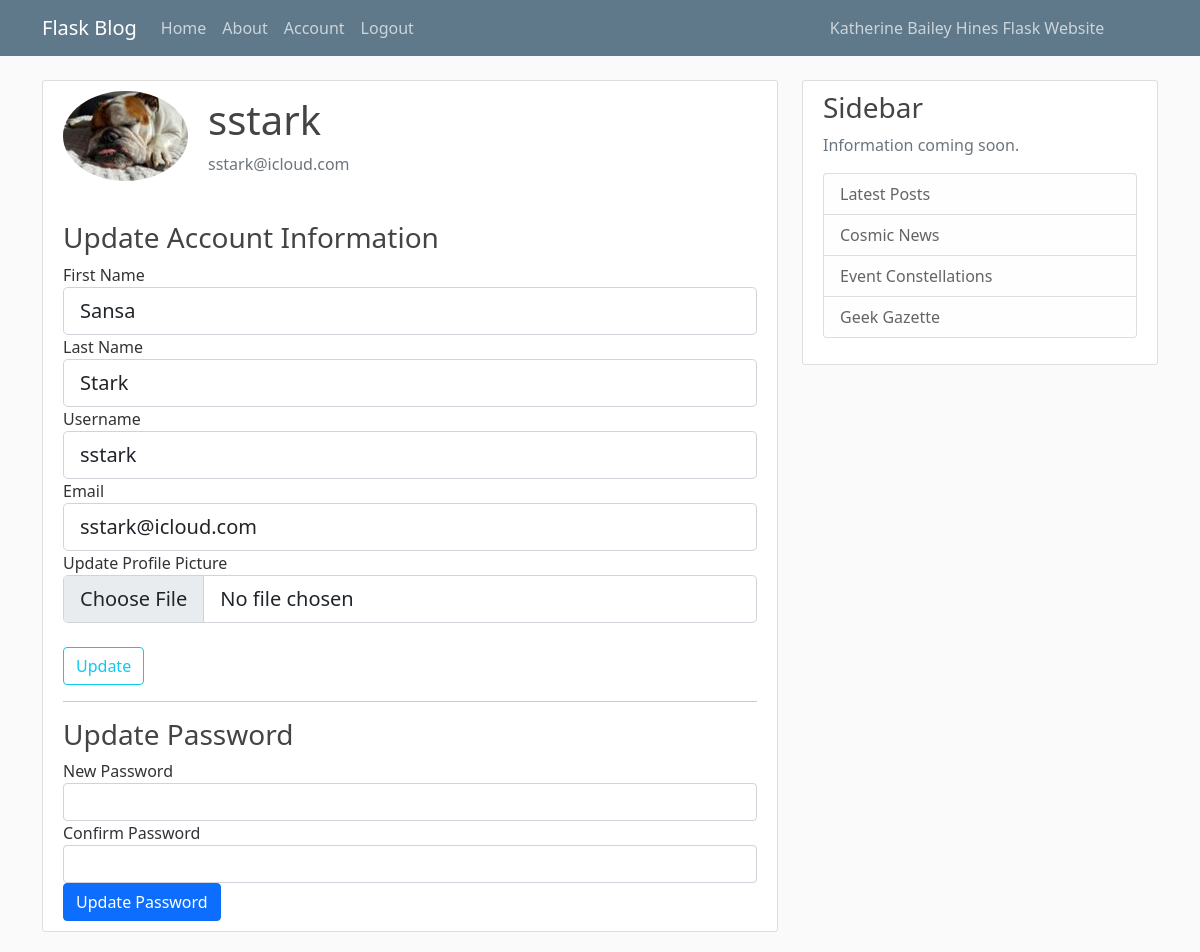
Page /account (signed in) on the committed database.
### app.py (models this page shows, shortened)
class User(db.Model):
    id = db.Column(db.Integer, primary_key=True)
    firstName = db.Column(db.String(40), unique=False, nullable=False)
    lastName = db.Column(db.String(40), unique=False, nullable=False)
    username = db.Column(db.String(15), unique=True, nullable=False)
    email = db.Column(db.String(100), unique=True, nullable=False)
    image_file = db.Column(db.String(20), nullable=False, default='default.jpg')
    password = db.Column(db.String(60), nullable=False)
    posts = db.relationship('Post', backref='author_posts', lazy=True)
    password = db.Column(db.String(60), nullable=False)

### app.py (the view)
@app.route('/account', methods=['GET', 'POST'])
@login_required
def account():
    form = UpdateAccountForm()
    update_password_form = UpdatePasswordForm()
    if form.validate_on_submit():
        current_user.firstName = form.firstName.data
        current_user.lastName = form.lastName.data
        current_user.username = form.username.data
        current_user.email = form.email.data
        db.session.commit()
        if form.picture.data:
            picture_file = save_picture(form.picture.data)
            current_user.image_file = picture_file
        db.session.commit()
        flash('Your account has been updated!', 'success')
        return redirect(url_for('home'))
    elif request.method == 'GET':
        form.firstName.data = current_user.firstName
        form.lastName.data = current_user.lastName
        form.username.data = current_user.username
        form.email.data = current_user.email
    image_file = url_for('static', filename='profile_pics/' + current_user.image_file)
    return render_template('account.html', title='Account', image_file=image_file, form=form, update_password_form=update_password_form)

### forms.py
class UpdateAccountForm(FlaskForm):
    firstName = StringField('First Name', validators=[InputRequired()])
    lastName = StringField('Last Name', validators=[InputRequired()])
    username = StringField('Username', validators=[InputRequired(), Length(min=2, max=15)])
    email = StringField('Email', validators=[InputRequired(), Email()])
    picture = FileField('Update Profile Picture', validators=[FileAllowed(['jpg', 'png', 'jpeg'])])
    submit = SubmitField('Update')

class UpdatePasswordForm(FlaskForm):
    new_password = PasswordField('New Password', validators=[InputRequired()])
    confirm_password = PasswordField('Confirm Password', validators=[InputRequired(), EqualTo('new_password')])
    submit = SubmitField('Update Password')

### app.py (called while the page is built)
@login_manager.user_loader
def load_user(user_id):
    return User.query.get(int(user_id))

### templates/account.html (shortened to what this page needs)
{% extends 'layout.html' %}
{% block content %}
    <div class="content-section">
        <div class="media" style="display: flex; align-items: center;">
            <img class="rounded-circle account-img" src="{{ image_file }}" style="height: 90px;">
            <div class="media-body ml-3">
                <h2 class="account-heading">{{ current_user.username }}</h2>
                <p class="text-secondary">{{ current_user.email }}</p>
            </div>
        </div>
        <h3 class="mt-4">Update Account Information</h3>
        <form method="POST" action="{{ url_for('update_account') }}" enctype="multipart/form-data">
            <div class="form-group">
                {{ form.firstName.label(class="form-control-label") }}
                {{ form.firstName(class="form-control form-control-lg") }}
            </div>
            <div class="form-group">
                {{ form.lastName.label(class="form-control-label") }}
                {{ form.lastName(class="form-control form-control-lg") }}
            </div>
            <div class="form-group">
                {{ form.username.label(class="form-control-label") }}
                {{ form.username(class="form-control form-control-lg") }}
            </div>
            <div class="form-group">
                {{ form.email.label(class="form-control-label") }}
                {{ form.email(class="form-control form-control-lg") }}
            </div>
            <div class="form-group">
                {{ form.picture.label(class="form-control-label") }}
                {{ form.picture(class="form-control form-control-lg") }}
            </div>
            <br>
            <div class="form-group">
                {{ form.submit(class="btn btn-outline-info") }}
            </div>
        </form>
        <hr>
        <h3>Update Password</h3>
        <form method="POST" action="{{ url_for('update_password') }}">
            <div class="form-group">
                {{ update_password_form.new_password.label }} {{ update_password_form.new_password(class="form-control") }}
            </div>
            <div class="form-group">
                {{ update_password_form.confirm_password.label }} {{ update_password_form.confirm_password(class="form-control") }}
            </div>
            <div class="form-group">
                {{ update_password_form.submit(class="btn btn-primary") }}
            </div>
        </form>
    </div>
  {% endblock content %}

### static/main.css (style rules this page uses)
body { background: #fafafa; color: #333333; margin-top: 5rem; }
h1, h2, h3, h4, h5, h6 { color: #444444; }
.content-section { background: #ffffff; padding: 10px 20px; border: 1px solid #dddddd; border-radius: 3px; margin-bottom: 20px; }
.account-img { height: 125px; width: 125px; margin-right: 20px; margin-bottom: 16px; }
.account-heading { font-size: 2.5rem; }

### rows in the picture
User: username "sstark", email "sstark@icloud.com", firstName "Sansa", lastName "Stark"

### other values in the picture
{{ update_password_form.new_password.label }} "New Password"
{{ update_password_form.confirm_password.label }} "Confirm Password"
